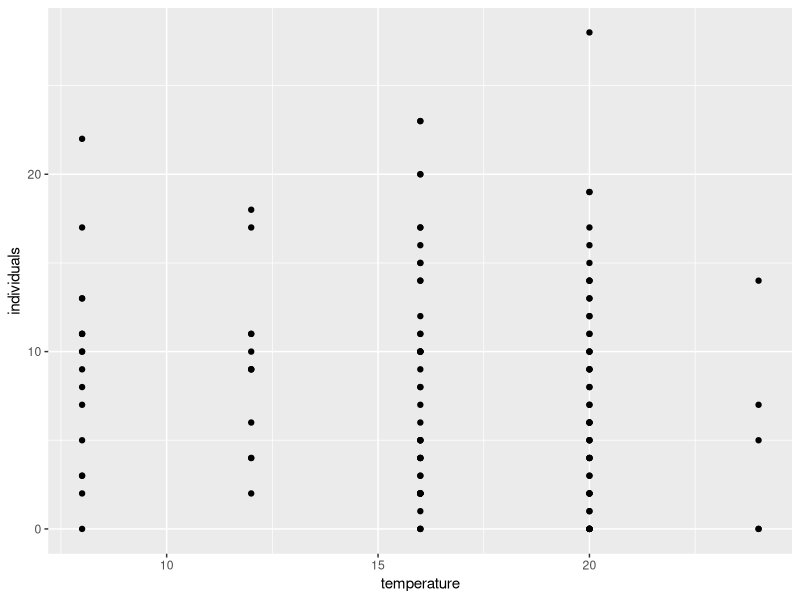
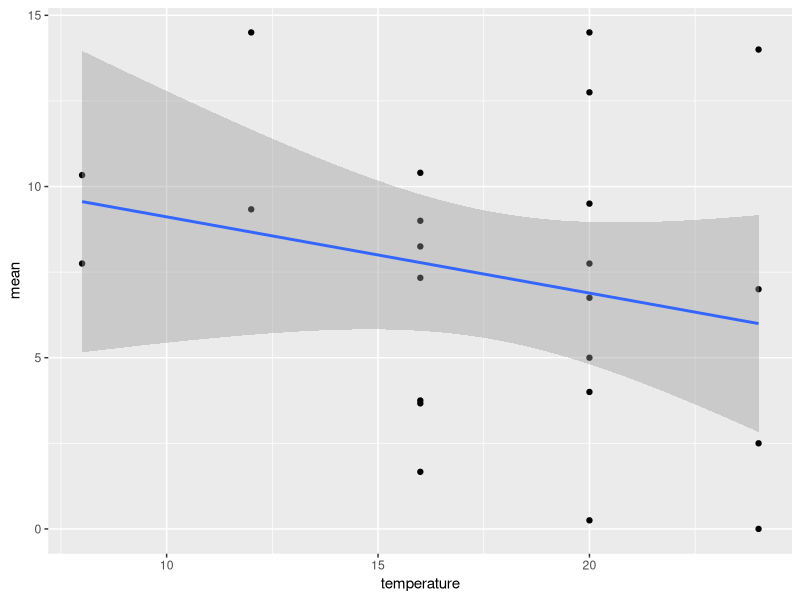
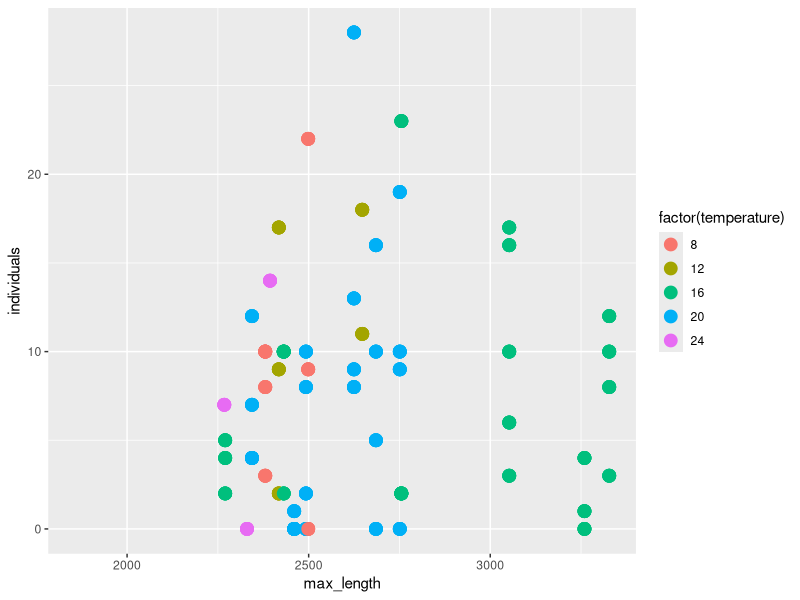

Here is the R script that generated these plots, in order:
### Daph TSR fecundity


# load packages -----------------------------------------------------------

library(tidyverse)
library(stringr)
library(broom)
library(lubridate)
library(plotrix)

# read in data ------------------------------------------------------------
data_raw <- read_csv("data-raw/DAPH-TSR-clutches.csv")

data3 <- read_csv("data-processed/data3.csv")
data7 <- read_csv("data-processed/data7.csv")

ggplot(data = data_raw, aes(x = temperature, y = individuals)) + geom_point()


data_raw %>% 
	filter(grepl("V2", ID)) %>%
	group_by(temperature, ID) %>% 
	summarise_each(funs(mean, std.error), individuals) %>% 
	ggplot(aes(x = temperature, y = mean)) + geom_point() +
	geom_smooth(method = "lm")


data_raw %>% 
	filter(grepl("V2", ID)) %>%
	group_by(temperature, ID) %>% 
	summarise_each(funs(mean, std.error), individuals) %>% 
	ungroup() %>% 
	do(tidy(lm(mean ~ temperature, data = .), conf.int = TRUE)) %>% View

## what's the relationship between size and fecundity?
## also plot the growth over time

## need to get body size and fecundity side by side
### are we missing some fecundity data from the 24s?

v2_babies <- data_raw %>% 
	filter(grepl("V2", ID)) %>% 
	separate(ID, into = c("V", "letter"), sep = 2) %>% 
	unite(unique_id, letter, temperature, sep = "_")


all <- left_join(data7, v2_babies, by = "unique_id")

ggplot(data = all, aes(x = max_length, y = individuals, color = factor(temperature))) + geom_point(size = 4)
